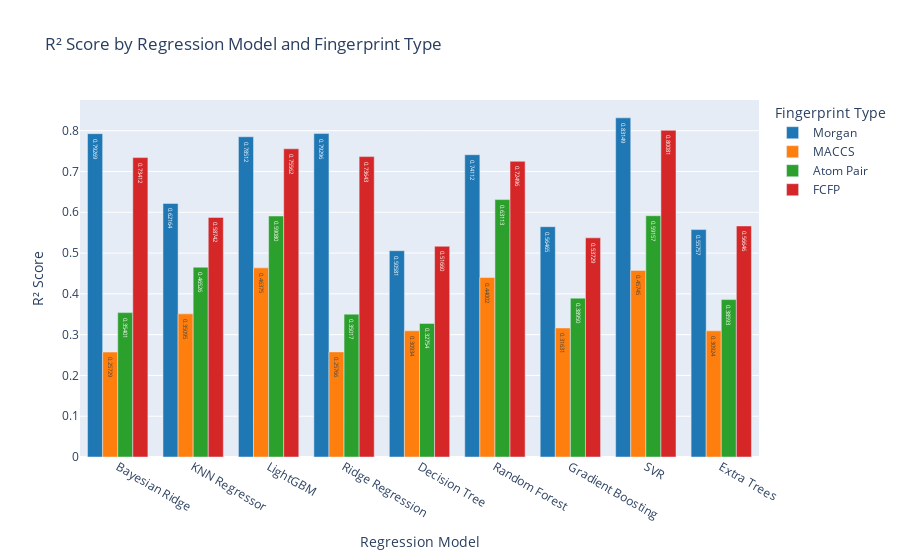
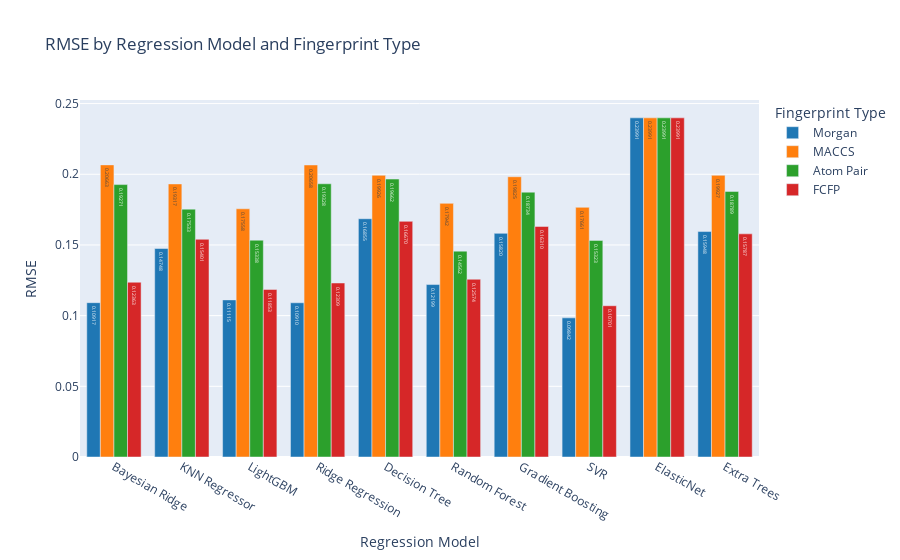
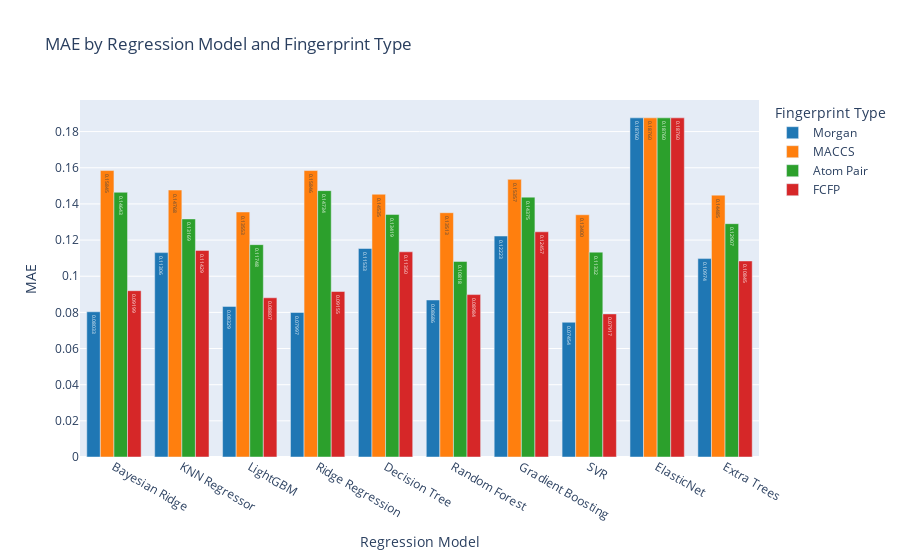

Write notebook code for charts like these, in order.
### Code cell
import plotly.graph_objects as go
import pandas as pd

# Define colors
colors = ['#1f77b4', '#ff7f0e', '#2ca02c', '#d62728', '#9467bd', '#8c564b']

# Create traces for R² Score
fig_r2 = go.Figure()
for idx, fingerprint_type in enumerate(results_df['Fingerprint Type'].unique()):
    subset = results_df[results_df['Fingerprint Type'] == fingerprint_type]
    subset = subset[subset['Regression Model'] != 'ElasticNet']
    fig_r2.add_trace(go.Bar(
        x=subset['Regression Model'],
        y=subset['R² Score'],
        name=fingerprint_type,
        text=[f'{val:.5f}' for val in subset['R² Score']],
        textposition='inside',
        marker_color=colors[idx % len(colors)],
    ))

fig_r2.update_layout(
    title='R² Score by Regression Model and Fingerprint Type',
    xaxis_title='Regression Model',
    yaxis_title='R² Score',
    barmode='group',
    legend_title='Fingerprint Type'
)

# Create traces for RMSE
fig_rmse = go.Figure()
for idx, fingerprint_type in enumerate(results_df['Fingerprint Type'].unique()):
    subset = results_df[results_df['Fingerprint Type'] == fingerprint_type]
    fig_rmse.add_trace(go.Bar(
        x=subset['Regression Model'],
        y=subset['RMSE'],
        name=fingerprint_type,
        text=[f'{val:.5f}' for val in subset['RMSE']],
        textposition='inside',
        marker_color=colors[idx % len(colors)],
    ))

fig_rmse.update_layout(
    title='RMSE by Regression Model and Fingerprint Type',
    xaxis_title='Regression Model',
    yaxis_title='RMSE',
    barmode='group',
    legend_title='Fingerprint Type'
)

# Create traces for MAE
fig_mae = go.Figure()
for idx, fingerprint_type in enumerate(results_df['Fingerprint Type'].unique()):
    subset = results_df[results_df['Fingerprint Type'] == fingerprint_type]
    fig_mae.add_trace(go.Bar(
        x=subset['Regression Model'],
        y=subset['MAE'],
        name=fingerprint_type,
        text=[f'{val:.5f}' for val in subset['MAE']],
        textposition='inside',
        marker_color=colors[idx % len(colors)],
    ))

fig_mae.update_layout(
    title='MAE by Regression Model and Fingerprint Type',
    xaxis_title='Regression Model',
    yaxis_title='MAE',
    barmode='group',
    legend_title='Fingerprint Type'
)

# Show the plots
fig_r2.show()
fig_rmse.show()
fig_mae.show()

### Figure 1 — Plotly figure (JSON) as saved in the notebook; plotly's stock layout.template omitted (floating-point values rounded to 4 significant figures)
{"data": [{"marker": {"color": "#1f77b4"}, "name": "Morgan", "text": ["0.79269", "0.62164", "0.78512", "0.79296", "0.50581", "0.74112", "0.56465", "0.83149", "0.55757"], "textposition": "inside", "type": "bar", "x": ["Bayesian Ridge", "KNN Regressor", "LightGBM", "Ridge Regression", "Decision Tree", "Random Forest", "Gradient Boosting", "SVR", "Extra Trees"], "y": [0.7927, 0.6216, 0.7851, 0.793, 0.5058, 0.7411, 0.5647, 0.8315, 0.5576]}, {"marker": {"color": "#ff7f0e"}, "name": "MACCS", "text": ["0.25729", "0.35095", "0.46375", "0.25766", "0.30934", "0.44002", "0.31631", "0.45745", "0.30924"], "textposition": "inside", "type": "bar", "x": ["Bayesian Ridge", "KNN Regressor", "LightGBM", "Ridge Regression", "Decision Tree", "Random Forest", "Gradient Boosting", "SVR", "Extra Trees"], "y": [0.2573, 0.3509, 0.4637, 0.2577, 0.3093, 0.44, 0.3163, 0.4575, 0.3092]}, {"marker": {"color": "#2ca02c"}, "name": "Atom Pair", "text": ["0.35401", "0.46526", "0.59080", "0.35017", "0.32754", "0.63113", "0.38950", "0.59157", "0.38593"], "textposition": "inside", "type": "bar", "x": ["Bayesian Ridge", "KNN Regressor", "LightGBM", "Ridge Regression", "Decision Tree", "Random Forest", "Gradient Boosting", "SVR", "Extra Trees"], "y": [0.354, 0.4653, 0.5908, 0.3502, 0.3275, 0.6311, 0.3895, 0.5916, 0.3859]}, {"marker": {"color": "#d62728"}, "name": "FCFP", "text": ["0.73412", "0.58742", "0.75562", "0.73643", "0.51660", "0.72496", "0.53729", "0.80081", "0.56646"], "textposition": "inside", "type": "bar", "x": ["Bayesian Ridge", "KNN Regressor", "LightGBM", "Ridge Regression", "Decision Tree", "Random Forest", "Gradient Boosting", "SVR", "Extra Trees"], "y": [0.7341, 0.5874, 0.7556, 0.7364, 0.5166, 0.725, 0.5373, 0.8008, 0.5665]}], "layout": {"barmode": "group", "legend": {"title": {"text": "Fingerprint Type"}}, "title": {"text": "R² Score by Regression Model and Fingerprint Type"}, "xaxis": {"title": {"text": "Regression Model"}}, "yaxis": {"title": {"text": "R² Score"}}}}

### Figure 2 — Plotly figure (JSON) as saved in the notebook; plotly's stock layout.template omitted (floating-point values rounded to 4 significant figures)
{"data": [{"marker": {"color": "#1f77b4"}, "name": "Morgan", "text": ["0.10917", "0.14748", "0.11115", "0.10910", "0.16855", "0.12199", "0.15820", "0.09842", "0.23991", "0.15948"], "textposition": "inside", "type": "bar", "x": ["Bayesian Ridge", "KNN Regressor", "LightGBM", "Ridge Regression", "Decision Tree", "Random Forest", "Gradient Boosting", "SVR", "ElasticNet", "Extra Trees"], "y": [0.1092, 0.1475, 0.1111, 0.1091, 0.1686, 0.122, 0.1582, 0.09842, 0.2399, 0.1595]}, {"marker": {"color": "#ff7f0e"}, "name": "MACCS", "text": ["0.20663", "0.19317", "0.17558", "0.20658", "0.19926", "0.17942", "0.19825", "0.17661", "0.23991", "0.19927"], "textposition": "inside", "type": "bar", "x": ["Bayesian Ridge", "KNN Regressor", "LightGBM", "Ridge Regression", "Decision Tree", "Random Forest", "Gradient Boosting", "SVR", "ElasticNet", "Extra Trees"], "y": [0.2066, 0.1932, 0.1756, 0.2066, 0.1993, 0.1794, 0.1983, 0.1766, 0.2399, 0.1993]}, {"marker": {"color": "#2ca02c"}, "name": "Atom Pair", "text": ["0.19271", "0.17533", "0.15338", "0.19328", "0.19662", "0.14562", "0.18734", "0.15323", "0.23991", "0.18789"], "textposition": "inside", "type": "bar", "x": ["Bayesian Ridge", "KNN Regressor", "LightGBM", "Ridge Regression", "Decision Tree", "Random Forest", "Gradient Boosting", "SVR", "ElasticNet", "Extra Trees"], "y": [0.1927, 0.1753, 0.1534, 0.1933, 0.1966, 0.1456, 0.1873, 0.1532, 0.2399, 0.1879]}, {"marker": {"color": "#d62728"}, "name": "FCFP", "text": ["0.12363", "0.15401", "0.11853", "0.12309", "0.16670", "0.12574", "0.16310", "0.10701", "0.23991", "0.15787"], "textposition": "inside", "type": "bar", "x": ["Bayesian Ridge", "KNN Regressor", "LightGBM", "Ridge Regression", "Decision Tree", "Random Forest", "Gradient Boosting", "SVR", "ElasticNet", "Extra Trees"], "y": [0.1236, 0.154, 0.1185, 0.1231, 0.1667, 0.1257, 0.1631, 0.107, 0.2399, 0.1579]}], "layout": {"barmode": "group", "legend": {"title": {"text": "Fingerprint Type"}}, "title": {"text": "RMSE by Regression Model and Fingerprint Type"}, "xaxis": {"title": {"text": "Regression Model"}}, "yaxis": {"title": {"text": "RMSE"}}}}

### Figure 3 — Plotly figure (JSON) as saved in the notebook; plotly's stock layout.template omitted (floating-point values rounded to 4 significant figures)
{"data": [{"marker": {"color": "#1f77b4"}, "name": "Morgan", "text": ["0.08033", "0.11306", "0.08329", "0.07997", "0.11533", "0.08686", "0.12223", "0.07454", "0.18760", "0.10974"], "textposition": "inside", "type": "bar", "x": ["Bayesian Ridge", "KNN Regressor", "LightGBM", "Ridge Regression", "Decision Tree", "Random Forest", "Gradient Boosting", "SVR", "ElasticNet", "Extra Trees"], "y": [0.08033, 0.1131, 0.08329, 0.07997, 0.1153, 0.08686, 0.1222, 0.07454, 0.1876, 0.1097]}, {"marker": {"color": "#ff7f0e"}, "name": "MACCS", "text": ["0.15845", "0.14768", "0.13553", "0.15846", "0.14535", "0.13513", "0.15357", "0.13400", "0.18760", "0.14485"], "textposition": "inside", "type": "bar", "x": ["Bayesian Ridge", "KNN Regressor", "LightGBM", "Ridge Regression", "Decision Tree", "Random Forest", "Gradient Boosting", "SVR", "ElasticNet", "Extra Trees"], "y": [0.1584, 0.1477, 0.1355, 0.1585, 0.1453, 0.1351, 0.1536, 0.134, 0.1876, 0.1449]}, {"marker": {"color": "#2ca02c"}, "name": "Atom Pair", "text": ["0.14643", "0.13169", "0.11748", "0.14734", "0.13419", "0.10818", "0.14375", "0.11332", "0.18760", "0.12907"], "textposition": "inside", "type": "bar", "x": ["Bayesian Ridge", "KNN Regressor", "LightGBM", "Ridge Regression", "Decision Tree", "Random Forest", "Gradient Boosting", "SVR", "ElasticNet", "Extra Trees"], "y": [0.1464, 0.1317, 0.1175, 0.1473, 0.1342, 0.1082, 0.1438, 0.1133, 0.1876, 0.1291]}, {"marker": {"color": "#d62728"}, "name": "FCFP", "text": ["0.09199", "0.11429", "0.08807", "0.09155", "0.11350", "0.08984", "0.12457", "0.07917", "0.18760", "0.10845"], "textposition": "inside", "type": "bar", "x": ["Bayesian Ridge", "KNN Regressor", "LightGBM", "Ridge Regression", "Decision Tree", "Random Forest", "Gradient Boosting", "SVR", "ElasticNet", "Extra Trees"], "y": [0.09199, 0.1143, 0.08807, 0.09155, 0.1135, 0.08984, 0.1246, 0.07917, 0.1876, 0.1084]}], "layout": {"barmode": "group", "legend": {"title": {"text": "Fingerprint Type"}}, "title": {"text": "MAE by Regression Model and Fingerprint Type"}, "xaxis": {"title": {"text": "Regression Model"}}, "yaxis": {"title": {"text": "MAE"}}}}
